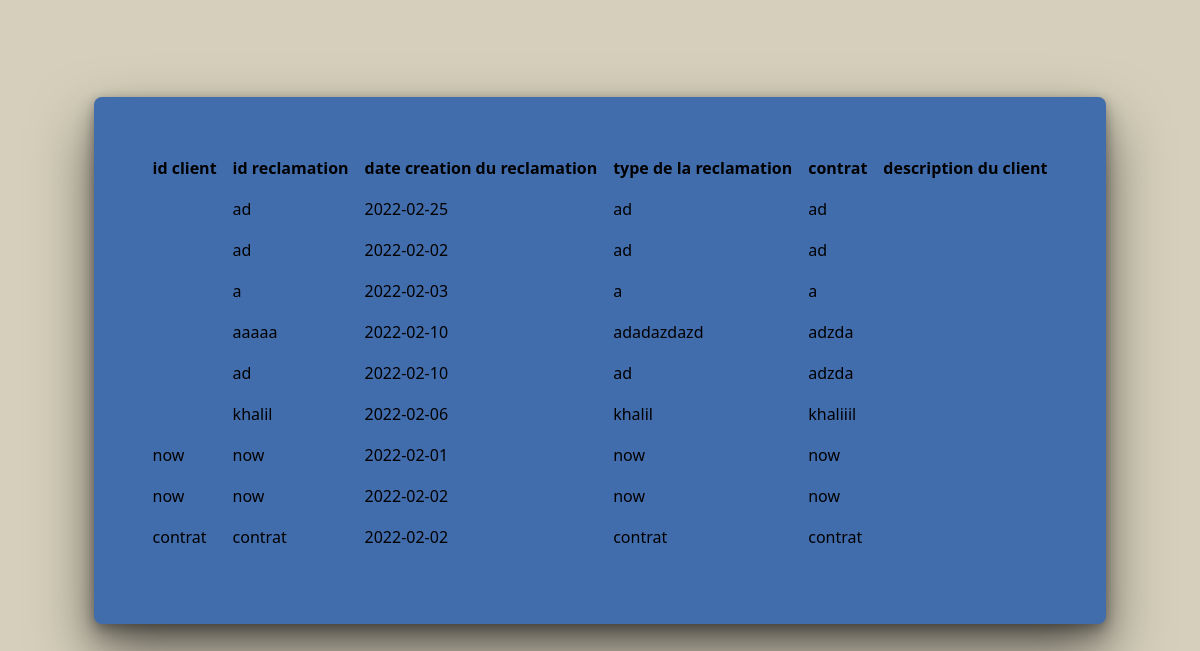
/travail.php, run on the app's committed database.
### tables this page shows
CREATE TABLE IF NOT EXISTS `reclamation` (
  `id_rec` varchar(50) NOT NULL,
  `date_crea_rec` date NOT NULL,
  `type_rec` varchar(50) NOT NULL,
  `desc_cli` varchar(50) NOT NULL,
  `idcli` varchar(50) NOT NULL,
  PRIMARY KEY (`id_rec`,`date_crea_rec`)
);

### travail.php (the view, shortened to what this page needs)
<!DOCTYPE html>
<html lang="en" >
<head>
  <link href="https://fonts.googleapis.com/css?family=Assistant:400,700" rel="stylesheet"><link rel="stylesheet" href="./style4.css">
<link href="https://cdn.jsdelivr.net/npm/bootstrap@5.1.3/dist/css/bootstrap.min.css" rel="stylesheet">
</head>
<body style="background-color:#d3ccb7ef">
<?php
try {
  $dns='mysql:host=localhost;dbname=gestion_reclamation';
  $user='root';
  $password='';
  $conn= new PDO($dns,$user,$password);
}
catch (Exception $e)
{
  echo "Connection à MySQL impossible :",$e->getMessage();
  die();
}
echo '<section class="login"><div class="head"><div class="form"><table class="table" style="background-color:#426dad;color:black;border:1px solid #f5f5f500;">
<tr style="background-color:#426dad;color:black center;"> <th> id client </th><th>id reclamation</th><th> date creation du reclamation </th><th>type de la reclamation </th><th> contrat</th><th> description du client </th></tr>';
  $res = $conn->query("SELECT * FROM reclamation ");
    while( $rec = $res->fetch(PDO::FETCH_OBJ) )
{
 echo ' <tr style="background-color:#426dad;color:black center;"><td>',$rec->idcli, '</td><td> ',$rec->id_rec, '</td><td>',$rec->date_crea_rec,'</td><td>',$rec->type_rec,'</td><td>',$rec->desc_cli,'</td></tr>';
}
echo '</table></div></div></section>';
echo "<br>";
?>
</body>
</html>

### style4.css (style rules this page uses)
body { background: #d3ccb7ef; font-family: Assistant, sans-serif; display: flex; min-height: 90vh; }
.login { color: #000000; background: #426dad; margin: auto; box-shadow: 0px 2px 10px rgba(0,0,0,0.2), 0px 10px 20px rgba(0,0,0,0.3), 0px 30px 60px 1px rgba(0,0,0,0.5); border-radius: 8px; padding: 50px; }
.login .head { display: flex; align-items: center; justify-content: center; }

### data on the page
reclamation: id_rec "ad", date_crea_rec "2022-02-25", type_rec "ad", desc_cli "ad"
reclamation: id_rec "ad", date_crea_rec "2022-02-02", type_rec "ad", desc_cli "ad"
reclamation: id_rec "a", date_crea_rec "2022-02-03", type_rec "a", desc_cli "a"
reclamation: id_rec "aaaaa", date_crea_rec "2022-02-10", type_rec "adadazdazd", desc_cli "adzda"
reclamation: id_rec "ad", date_crea_rec "2022-02-10", type_rec "ad", desc_cli "adzda"
reclamation: id_rec "khalil", date_crea_rec "2022-02-06", type_rec "khalil", desc_cli "khaliiil"
reclamation: idcli "now", id_rec "now", date_crea_rec "2022-02-01", type_rec "now", desc_cli "now"
reclamation: idcli "now", id_rec "now", date_crea_rec "2022-02-02", type_rec "now", desc_cli "now"
reclamation: idcli "contrat", id_rec "contrat", date_crea_rec "2022-02-02", type_rec "contrat", desc_cli "contrat"
